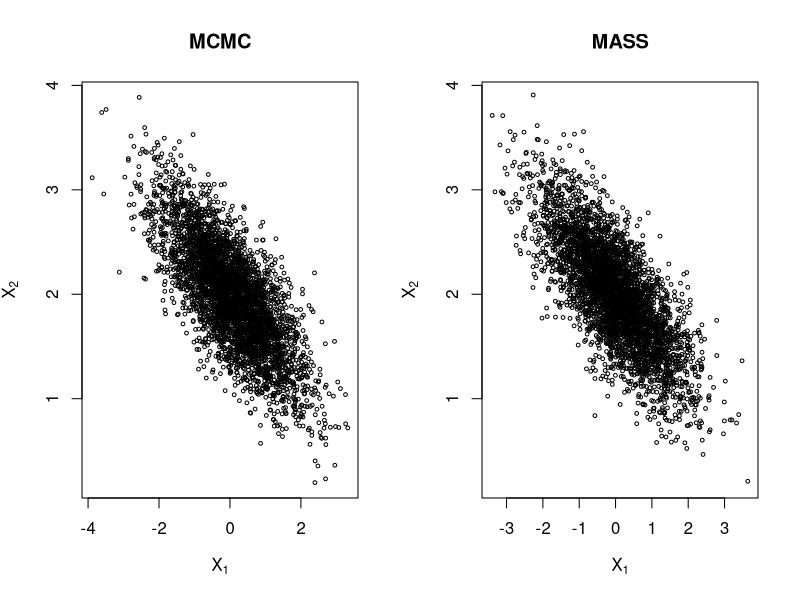
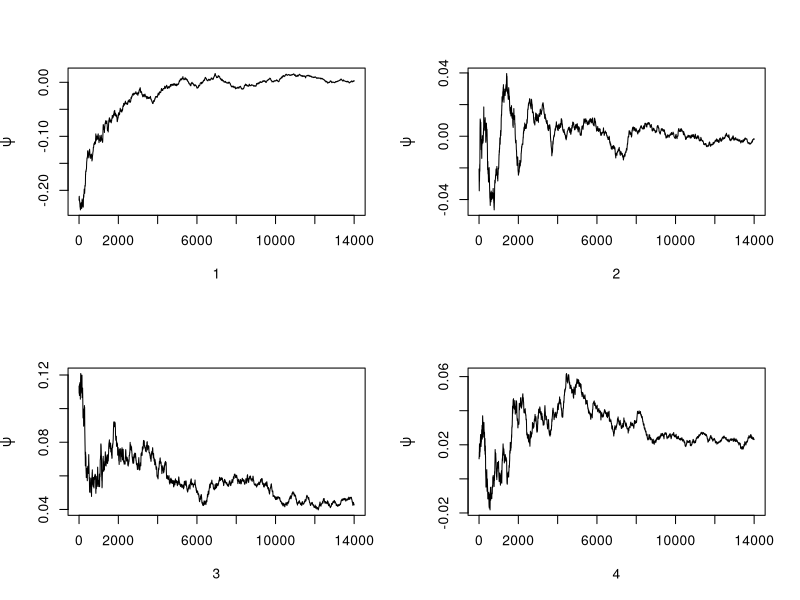
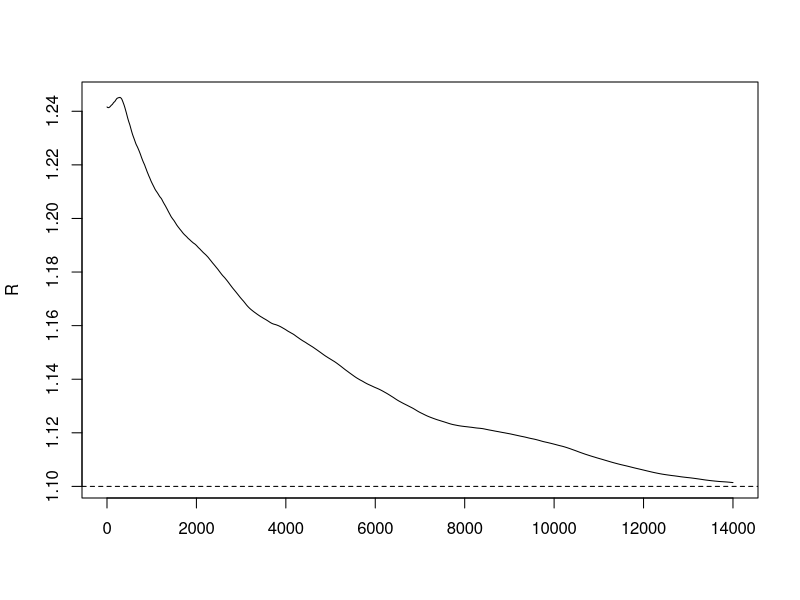
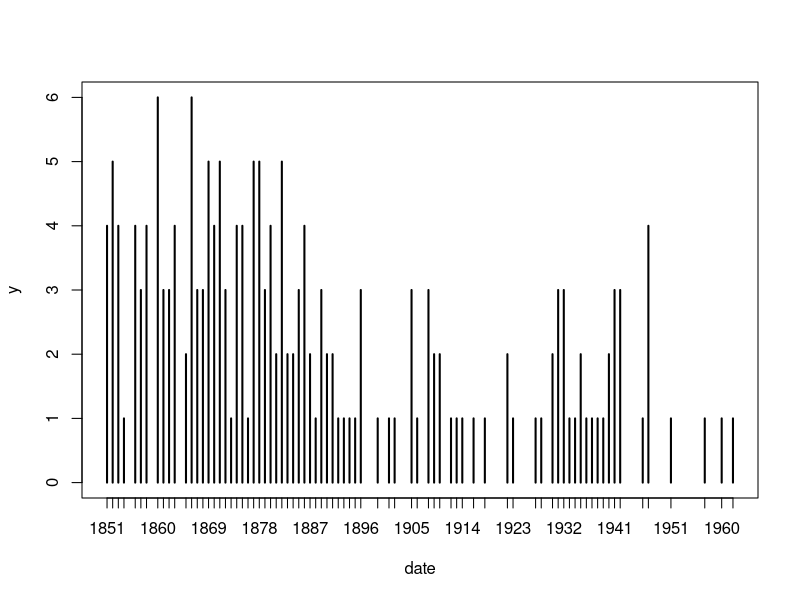
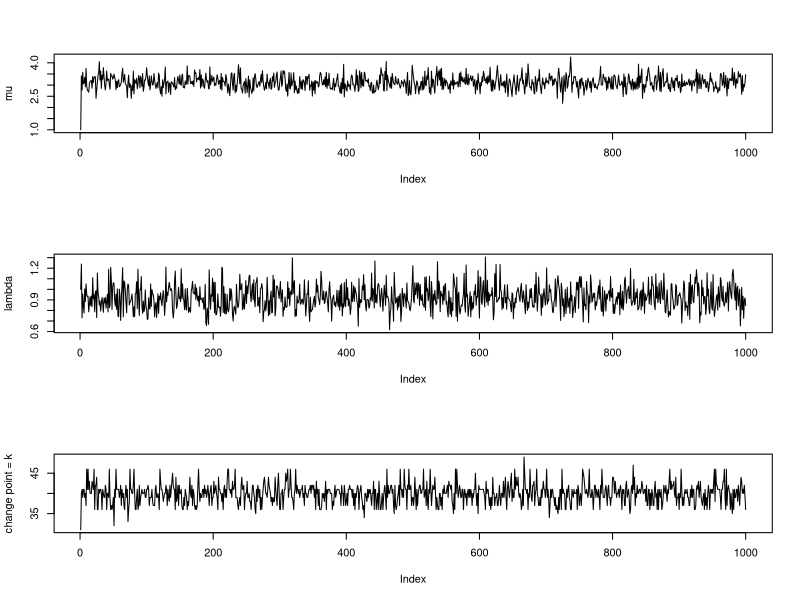
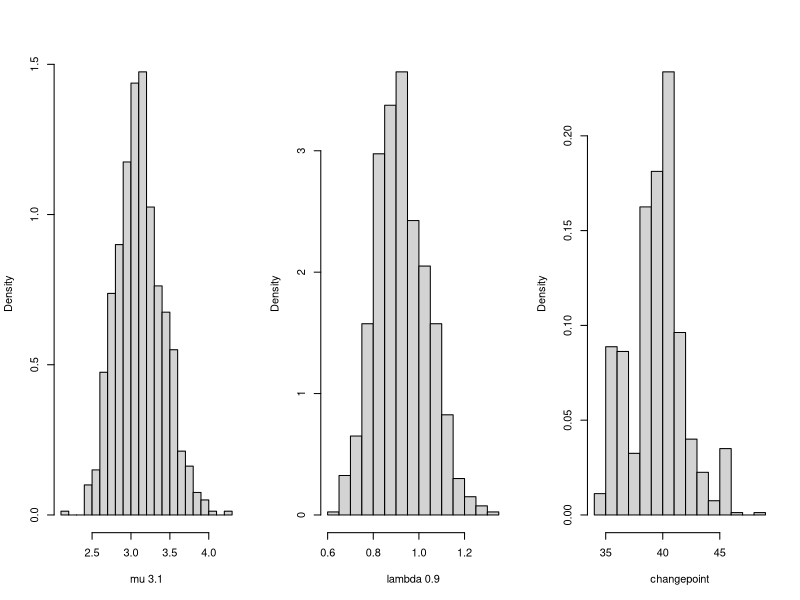

Reproduce these figures in R, in order.
### Example 9.7 (Gibbs sampler: Bivariate distribution)

#initialize constants and parameters
N <- 5000               #length of chain
burn <- 1000            #burn-in length
X <- matrix(0, N, 2)    #the chain, a bivariate sample

rho <- -.75             #correlation
mu1 <- 0
mu2 <- 2
sigma1 <- 1
sigma2 <- .5
s1 <- sqrt(1-rho^2)*sigma1
s2 <- sqrt(1-rho^2)*sigma2

###### generate the chain #####

X[1, ] <- c(mu1, mu2)            #initialize

for (i in 2:N) {
    x2 <- X[i-1, 2]
    m1 <- mu1 + rho * (x2 - mu2) * sigma1/sigma2
    X[i, 1] <- rnorm(1, m1, s1)
    x1 <- X[i, 1]
    m2 <- mu2 + rho * (x1 - mu1) * sigma2/sigma1
    X[i, 2] <- rnorm(1, m2, s2)
}

b <- burn + 1
x <- X[b:N, ]

# compare sample statistics to parameters
colMeans(x)
cov(x)
cor(x)

library(MASS)
S = matrix(c(sigma1^2, rho*sigma1*sigma2,
             rho*sigma1*sigma2, sigma2^2),2)
x_MASS = mvrnorm(n=dim(x)[1],mu=c(mu1, mu2), Sigma=S)

par(mfrow=c(1,2))
plot(x, cex=.5, xlab=bquote(X[1]),
     ylab=bquote(X[2]), ylim=range(x[,2]), main='MCMC')
plot(x_MASS, cex=.5, xlab=bquote(X[1]),
     ylab=bquote(X[2]), ylim=range(x[,2]), main='MASS')



### Example 9.8 (Gelman-Rubin method of monitoring convergence)

Gelman.Rubin <- function(psi) {
    # psi[i,j] is the statistic psi(X[i,1:j])
    # for chain in i-th row of X
    psi <- as.matrix(psi)
    n <- ncol(psi)
    k <- nrow(psi)

    psi.means <- rowMeans(psi)     #row means
    B <- n * var(psi.means)        #between variance est.
    psi.w <- apply(psi, 1, "var")  #within variances
    W <- mean(psi.w)               #within est.
    v.hat <- W*(n-1)/n + (B/n)     #upper variance est.
    r.hat <- v.hat / W             #G-R statistic
    return(r.hat)
    }

normal.chain <- function(sigma, N, X1) {
    #generates a Metropolis chain for Normal(0,1)
    #with Normal(X[t], sigma) proposal distribution
    #and starting value X1
    x <- rep(0, N)
    x[1] <- X1
    u <- runif(N)

    for (i in 2:N) {
        xt <- x[i-1]
        y <- rnorm(1, xt, sigma)     #candidate point
        r1 <- dnorm(y, 0, 1) * dnorm(xt, y, sigma)
        r2 <- dnorm(xt, 0, 1) * dnorm(y, xt, sigma)
        r <- r1 / r2
        if (u[i] <= r) x[i] <- y else
             x[i] <- xt
        }
    return(x)
    }

sigma <- 4     #parameter of proposal distribution
k <- 4          #number of chains to generate
n <- 15000      #length of chains
b <- 1000       #burn-in length

#choose overdispersed initial values
x0 <- c(-10, -5, 5, 10)

#generate the chains
X <- matrix(0, nrow=k, ncol=n)
for (i in 1:k)
    X[i, ] <- normal.chain(sigma, n, x0[i])

#compute diagnostic statistics
psi <- t(apply(X, 1, cumsum))
for (i in 1:nrow(psi))
    psi[i,] <- psi[i,] / (1:ncol(psi))
print(Gelman.Rubin(psi))

#plot psi for the four chains
set.seed(123)
par(mfrow=c(2,2))
for (i in 1:k)
    plot(psi[i, (b+1):n], type="l",
        xlab=i, ylab=bquote(psi))
par(mfrow=c(1,1)) #restore default

#plot the sequence of R-hat statistics
set.seed(123)
rhat <- rep(0, n)
for (j in (b+1):n)
    rhat[j] <- Gelman.Rubin(psi[,1:j])
plot(rhat[(b+1):n], type="l", xlab="", ylab="R")
abline(h=1.1, lty=2)


### Example 9.9 (Coal mining disasters)

library(boot)     #for coal data
data(coal)
year <- floor(coal)
y <- table(year)
plot(y)  #a time plot

y <- floor(coal[[1]])  # convert data.frame to numeric
y <- tabulate(y)
y <- y[1851:length(y)]   # starting from year 1851

# Gibbs sampler for the coal mining change point

# initialization
n <- length(y)    #length of the data
m <- 1000         #length of the chain
mu <- lambda <- k <- numeric(m)
L <- numeric(n)
k[1] <- sample(1:n, 1)
mu[1] <- 1
lambda[1] <- 1
b1 <- 1
b2 <- 1

# run the Gibbs sampler
for (i in 2:m) {
    kt <- k[i-1]

    #generate mu
    r <- .5 + sum(y[1:kt])
    mu[i] <- rgamma(1, shape = r, rate = kt + b1)

    #generate lambda
    if (kt + 1 > n) r <- .5 + sum(y) else
        r <- .5 + sum(y[(kt+1):n])
    lambda[i] <- rgamma(1, shape = r, rate = n - kt + b2)

    #generate b1 and b2
    b1 <- rgamma(1, shape = .5, rate = mu[i]+1)
    b2 <- rgamma(1, shape = .5, rate = lambda[i]+1)

    for (j in 1:n) {
        L[j] <- exp((lambda[i] - mu[i]) * j) *
                      (mu[i] / lambda[i])^sum(y[1:j])
        }
    L <- L / sum(L)

    #generate k from discrete distribution L on 1:n
    k[i] <- sample(1:n, prob=L, size=1)
}

b <- 201
j <- k[b:m]

print(mean(k[b:m]))
print(mean(lambda[b:m]))
print(mean(mu[b:m]))


### Code for Figure 9.11

# plots of the chains for Gibbs sampler output

par(mfcol=c(3,1))
plot(mu, type="l", ylab="mu")
plot(lambda, type="l", ylab="lambda")
plot(k, type="l", ylab="change point = k")


### Code for Figure 9.12

# histograms from the Gibbs sampler output

par(mfrow=c(1,3))
labelk <- "changepoint"
label1 <- paste("mu", round(mean(mu[b:m]), 1))
label2 <- paste("lambda", round(mean(lambda[b:m]), 1))

hist(mu[b:m], main="", xlab=label1,
     breaks = "scott", prob=TRUE) #mu posterior
hist(lambda[b:m], main="", xlab=label2,
     breaks = "scott", prob=TRUE) #lambda posterior
hist(j, breaks=min(j):max(j), prob=TRUE, main="",
    xlab = labelk)

dev.off()
